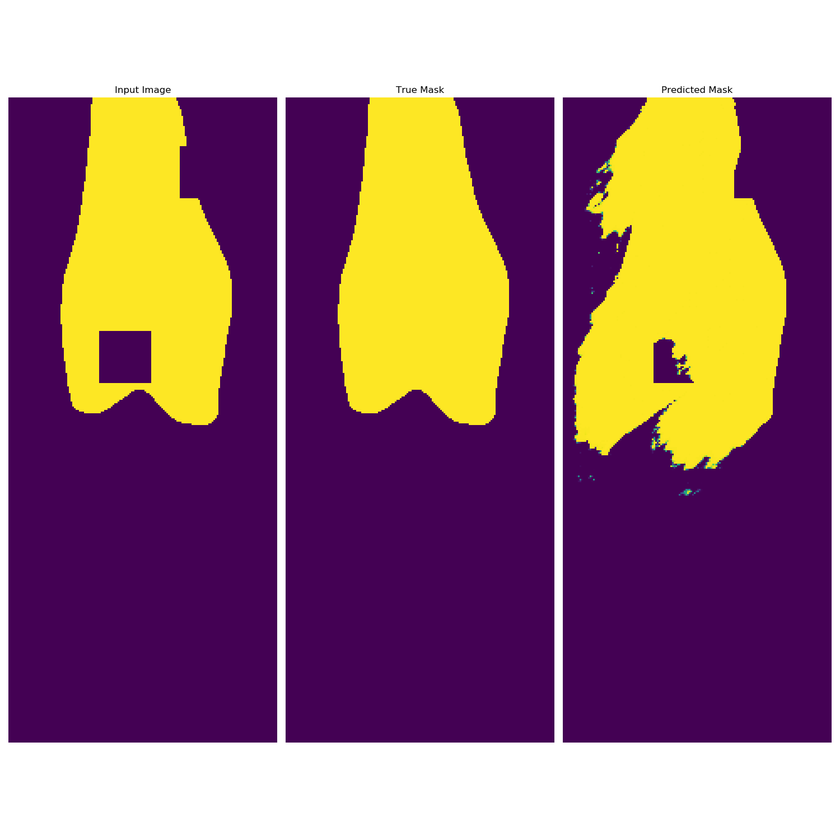
#> input picture test_data/prediction.png, 840 x 840 px, shrunk from 1500 x 1500 before the run, given as the content of the folder ../test_data/Test_dataset_253_subjects, which was not available
$ python femur_test_image_generator.py
#> lines starting #> are read from the running program, lines starting #| are printed output that depends on the picture; after the words box and inside, x2 and y2 are one past the last pixel; in counts of white or black regions, pixels touching at a corner belong together; pictures that were not available may be replaced by others from this repository, and a replacement may not be noted
import glob
import os
import skimage.io
from skimage.morphology import convex_hull_image
import shutil
import cv2
import numpy as np

number_object = 3


def create_random_circle(img, x, y, w, h, radius=20):
    new_x = np.random.randint(x, (x + w), number_object)
    new_y = np.random.randint(y, (y + h), number_object)
    color = (0, 0, 0)
    for xx, yy in zip(new_x, new_y):
        center_coordinates = (int(xx), int(yy))
        img = cv2.circle(img, center_coordinates, radius, color, -1)

    return img


def create_random_rect(img, x, y, w, h):
    new_x = np.random.randint(x, (x + w), number_object)
    new_y = np.random.randint(y, (y + h), number_object)
    color = (0, 0, 0)
    for xx, yy in zip(new_x, new_y):
        val = np.random.randint(-5, 5)
        if val < 0:
            img = cv2.rectangle(img, (xx, yy), (xx - 30, yy + 30), color, -1)
        else:
            img = cv2.rectangle(img, (xx, yy), (xx + 30, yy + 30), color, -1)

    return img


def create_random_triangle(img, x, y, w, h):
    new_x = np.random.randint(x, (x + w), number_object)
    new_y = np.random.randint(y, (y + h), number_object)
    color = (0, 0, 0)
    for xx, yy in zip(new_x, new_y):
        val = np.random.randint(-5, 5)
        if val < 0:
            img = cv2.drawContours(img, [
                np.array([(xx + 10, yy + 20), (xx + 25, yy + 30), (xx - 30, yy + 35)])], -1, color,
                                   -1)
        else:
            img = cv2.drawContours(img, [
                np.array([(xx - 10, yy - 20), (xx + 25, yy + 30), (xx + 30, yy - 35)])], 0, color,
                                   -1)

    return img


def create_random_ellipse(img, x, y, w, h):
    new_x = np.random.randint(x, (x + w), number_object)
    new_y = np.random.randint(y, (y + h), number_object)
    color = (0, 0, 0)
    for xx, yy in zip(new_x, new_y):
        img = cv2.ellipse(img, (xx, yy), (30, 10), 0, 0, 360, color, -1)

    return img


def create_random_line(img, x, y, w, h):
    new_x = np.random.randint(x, (x + w), number_object)
    new_y = np.random.randint(y, (y + h), number_object)
    color = (0, 0, 0)
    for xx, yy in zip(new_x, new_y):
        # end_x = xx + np.random.randint(10, 20, 1)
        if yy < 20:
            end_y = yy
        else:
            end_y = np.random.randint(yy - 20, yy + 20, 1)

        val = np.random.randint(-5, 5)
        if val < 0:
            img = cv2.line(img, (xx, yy), (xx - 20, end_y), color, 5)
        else:
            img = cv2.line(img, (xx, yy), (xx + 20, end_y), color, 5)

    return img


def erosion(img):
    kernel_size = (np.random.randint(8, 20), np.random.randint(8, 20))
    kernel = np.ones(kernel_size, np.uint8)
    iteration = np.random.randint(5, 15)
    img = cv2.erode(img, kernel, iteration)
    return img


def dilation(img):
    kernel_size = (np.random.randint(8, 20), np.random.randint(8, 20))
    kernel = np.ones(kernel_size, np.uint8)
    iteration = np.random.randint(5, 15)
    img = cv2.dilate(img, kernel, iteration)
    return img


def convex(img):
    img = convex_hull_image(img)
    img = img.astype(np.float32)
    return img


def write_images(shape_type, file_path, img):
    names = os.path.basename(file_path).split('.')
    dest_file_name = names[0] + '_' + shape_type + '.' + names[1]
    if shape_type == 'convex':
        skimage.io.imsave(os.path.join(dest_dir, dest_file_name), img)
    else:
        cv2.imwrite(os.path.join(dest_dir, dest_file_name), img)


if __name__ == '__main__':
    data_dir = '../test_data/Test_dataset_253_subjects/'
    dest_dir = '../test_data/test_images_corrupted'

    if os.path.exists(dest_dir):
        shutil.rmtree(dest_dir)

    os.mkdir(dest_dir)

    files = glob.glob(os.path.join(data_dir, '*'))

    for file in files:
        image = cv2.imread(file, 0)
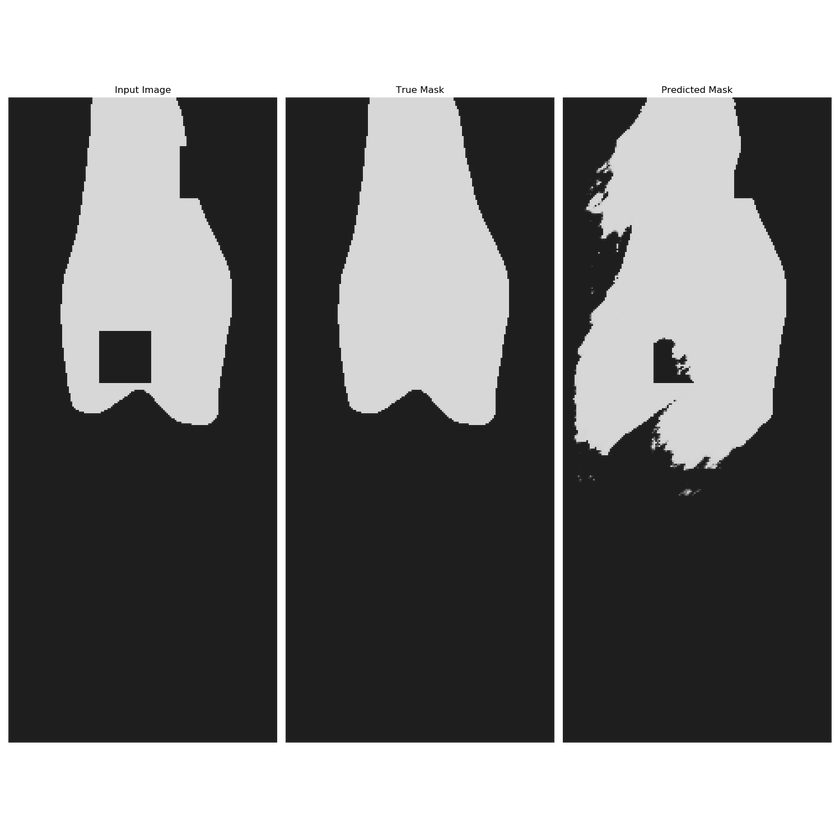
#> image: shape (840, 840); min 2, max 255, mean 125
        # gray = cv2.cvtColor(image, cv2.COLOR_BGR2GRAY)
        thresh = cv2.threshold(image, 0, 255, cv2.THRESH_BINARY + cv2.THRESH_OTSU)[1]
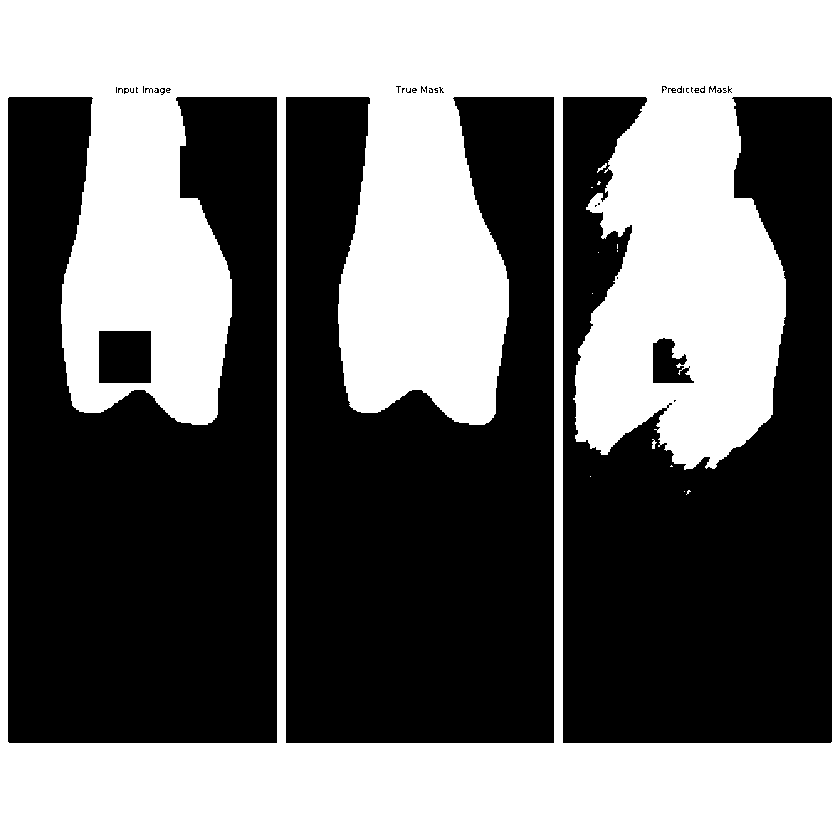
#> thresh: shape (840, 840); 45.6% white; 14 white regions (11 under 20 px), largest, box (x1, y1, x2, y2) and area: (0, 0, 840, 840) 321698, (597, 163, 607, 173) 32, (652, 439, 657, 449) 28
        x, y, w, h = cv2.boundingRect(thresh)
#> x = 0; y = 0; w = 840; h = 840

        # img = cv2.rectangle(img, (x,y),(x+w,y+h),(255,0,0),3)

        #  Circle
        img = create_random_circle(image.copy(), x, y, w, h)
#> in create_random_circle, `new_x = np.random.randint(x, (x + w), number_object)`: new_x = [684, 559, 629]
#> in create_random_circle, `new_y = np.random.randint(y, (y + h), number_object)`: new_y = [192, 835, 763]
#> the loop in create_random_circle, `for xx, yy in zip(new_x, new_y):` made 3 passes
#> (xx, yy) on passes 1 to 3: (684, 192), (559, 835), (629, 763)
#> pass 3, in create_random_circle, `img = cv2.circle(img, center_coordinates, radius, color, -1)`:
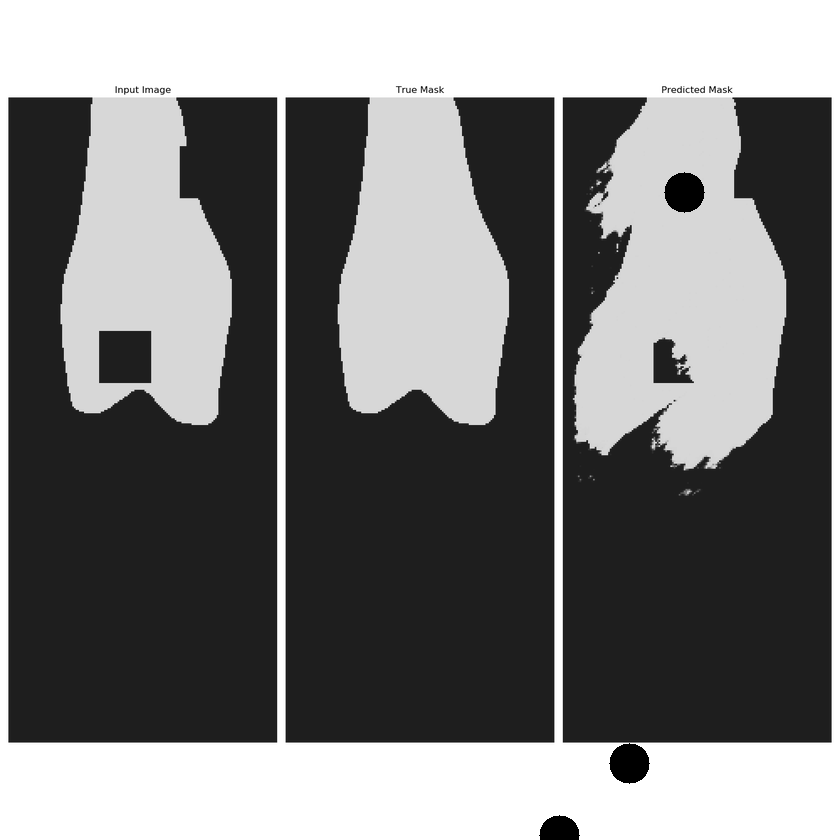
#> img: shape (840, 840); min 0, max 255, mean 123.9
        write_images(shape_type='circle', file_path=file, img=img)

        #  Rectangle
        img = create_random_rect(image.copy(), x, y, w, h)
#> in create_random_rect, `new_x = np.random.randint(x, (x + w), number_object)`: new_x = [707, 359, 9]
#> in create_random_rect, `new_y = np.random.randint(y, (y + h), number_object)`: new_y = [723, 277, 754]
#> the loop in create_random_rect, `for xx, yy in zip(new_x, new_y):` made 3 passes
#> (xx, yy, val) on passes 1 to 3: (707, 723, -1), (359, 277, 2), (9, 754, 1)
#> pass 2, in create_random_rect, `img = cv2.rectangle(img, (xx, yy), (xx + 30, yy + 30), color, -1)`:
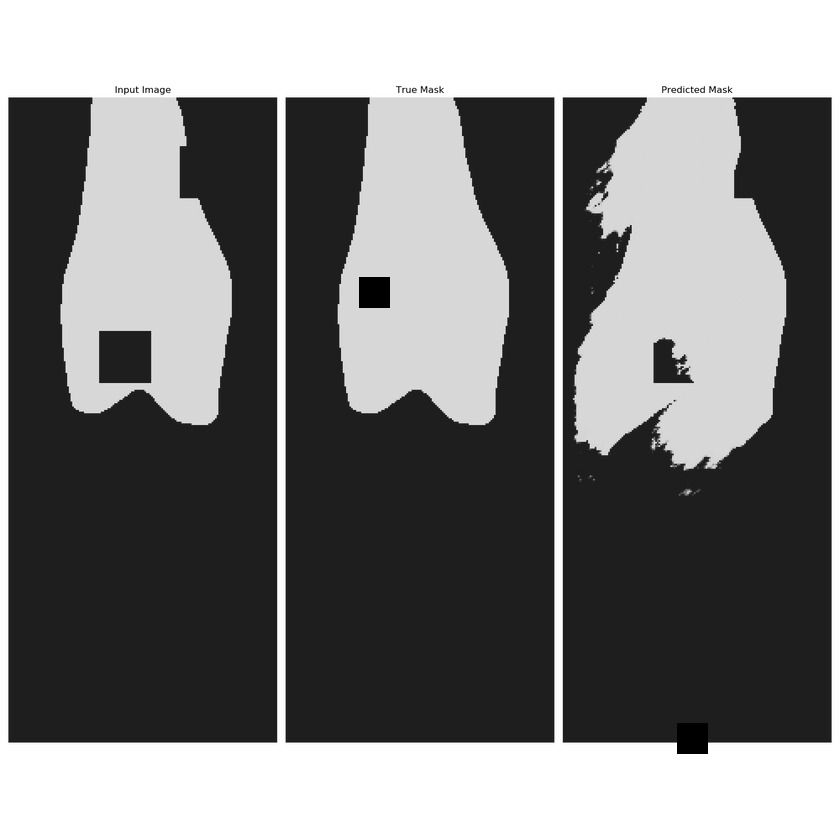
#> img: shape (840, 840); min 0, max 255, mean 124.5
#> pass 3, in create_random_rect, `img = cv2.rectangle(img, (xx, yy), (xx + 30, yy + 30), color, -1)`:
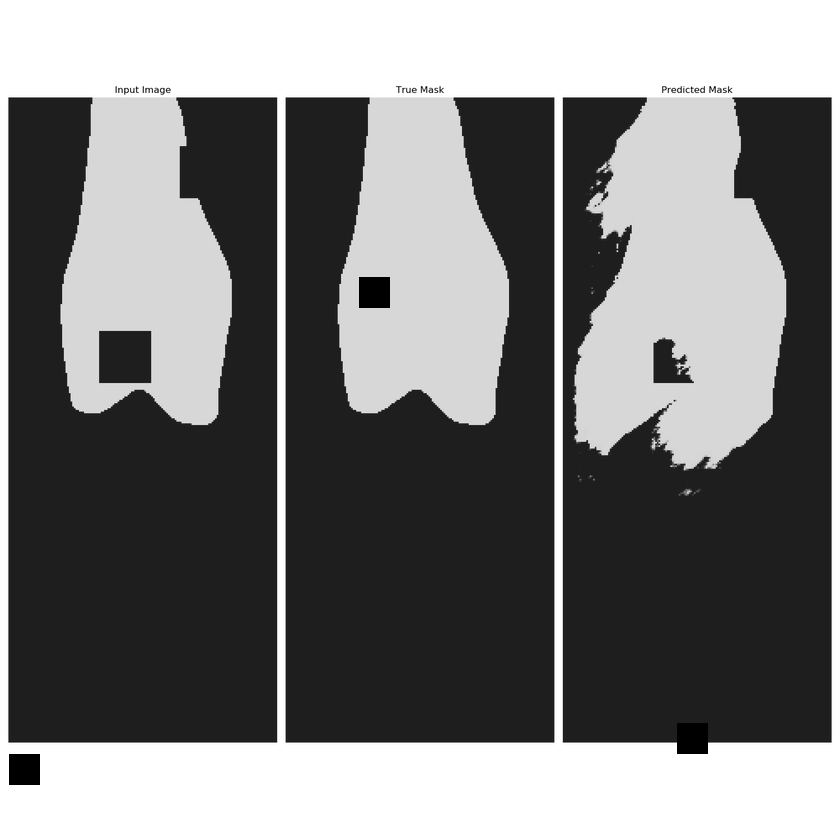
#> img: shape (840, 840); 0.14% of pixels changed, all inside (x1, y1, x2, y2) = (9, 754, 40, 785)
        write_images(shape_type='rect', file_path=file, img=img)

        #  Ellipse
        img = create_random_ellipse(image.copy(), x, y, w, h)
#> in create_random_ellipse, `new_x = np.random.randint(x, (x + w), number_object)`: new_x = [472, 600, 396]
#> in create_random_ellipse, `new_y = np.random.randint(y, (y + h), number_object)`: new_y = [314, 705, 486]
#> the loop in create_random_ellipse, `for xx, yy in zip(new_x, new_y):` made 3 passes
#> (xx, yy) on passes 1 to 3: (472, 314), (600, 705), (396, 486)
#> pass 2, in create_random_ellipse, `img = cv2.ellipse(img, (xx, yy), (30, 10), 0, 0, 360, color, -1)`:
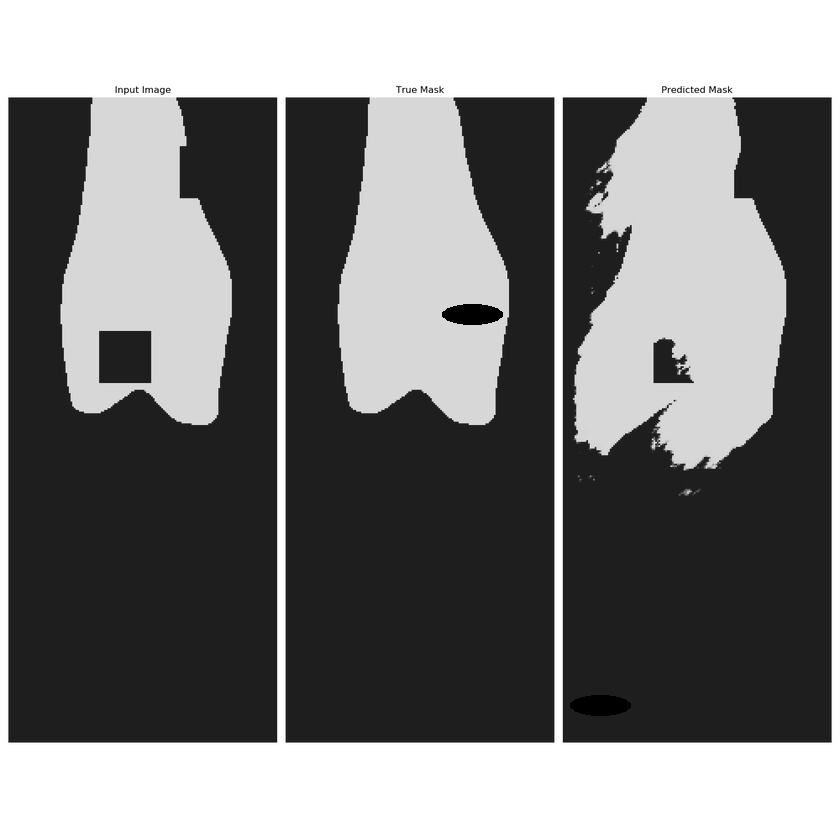
#> img: shape (840, 840); min 0, max 255, mean 124.6
        write_images(shape_type='ellipse', file_path=file, img=img)

        #  line
        img = create_random_line(image.copy(), x, y, w, h)
#> in create_random_line, `new_x = np.random.randint(x, (x + w), number_object)`: new_x = [551, 87, 174]
#> in create_random_line, `new_y = np.random.randint(y, (y + h), number_object)`: new_y = [600, 677, 537]
#> the loop in create_random_line, `for xx, yy in zip(new_x, new_y):` made 1 pass
#> (xx, yy, end_y, val) on pass 1: (551, 600, [593], 3)
#> (the run stopped early here; a loop or call above may not have finished)
